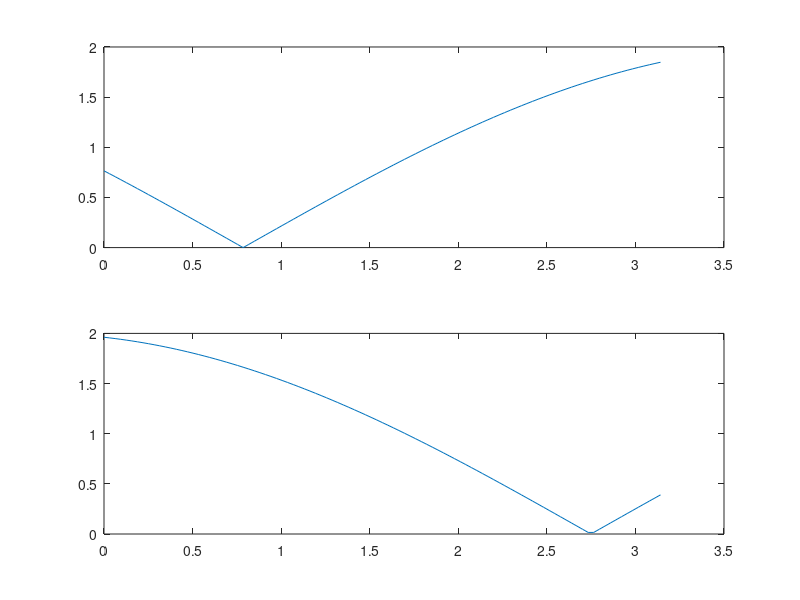

Source code (MATLAB):
w = 0:pi/100:pi;
z = exp(j*w);
H1 = (z-exp(j*pi/4))./z;
absH1 = abs(H1);
H2 = (z-exp(j*7*pi/8))./z;
absH2 = abs(H2);
subplot(211)
plot(w,absH1)
subplot(212)
plot(w,absH2)